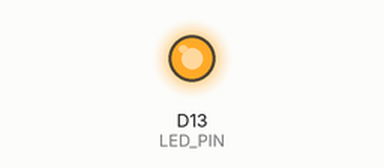
Bench run of a program on a simulated Arduino Uno R4 WiFi. Parts: output pins drawn as LEDs (lit = HIGH).

Above: at 0.2 s.
At 3.7 s:
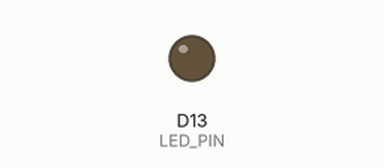
Timing chart, 0 to 6.5 s (numbered marks = the images above):
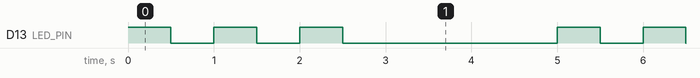

The program:

main.cpp
```cpp
#include <Arduino.h>

const int LED_PIN = LED_BUILTIN;

void blink(int times, int delayMs) {
  for (int i = 0; i < times; i++) {
    digitalWrite(LED_PIN, HIGH);
    delay(delayMs);
    digitalWrite(LED_PIN, LOW);
    delay(delayMs);
  }
}

void setup() {
  pinMode(LED_PIN, OUTPUT);
  Serial.begin(9600);
}

void loop() {
  blink(3, 500);
  delay(2000);
}
```

Measured:
- by itself, D13 (LED_PIN): repeats every 5.0 s: 2 × (LOW 0.50 s, HIGH 0.50 s), LOW 2.5 s, HIGH 0.50 s
- by itself, everything shown: repeats every 5.0 s, in 6 steps
